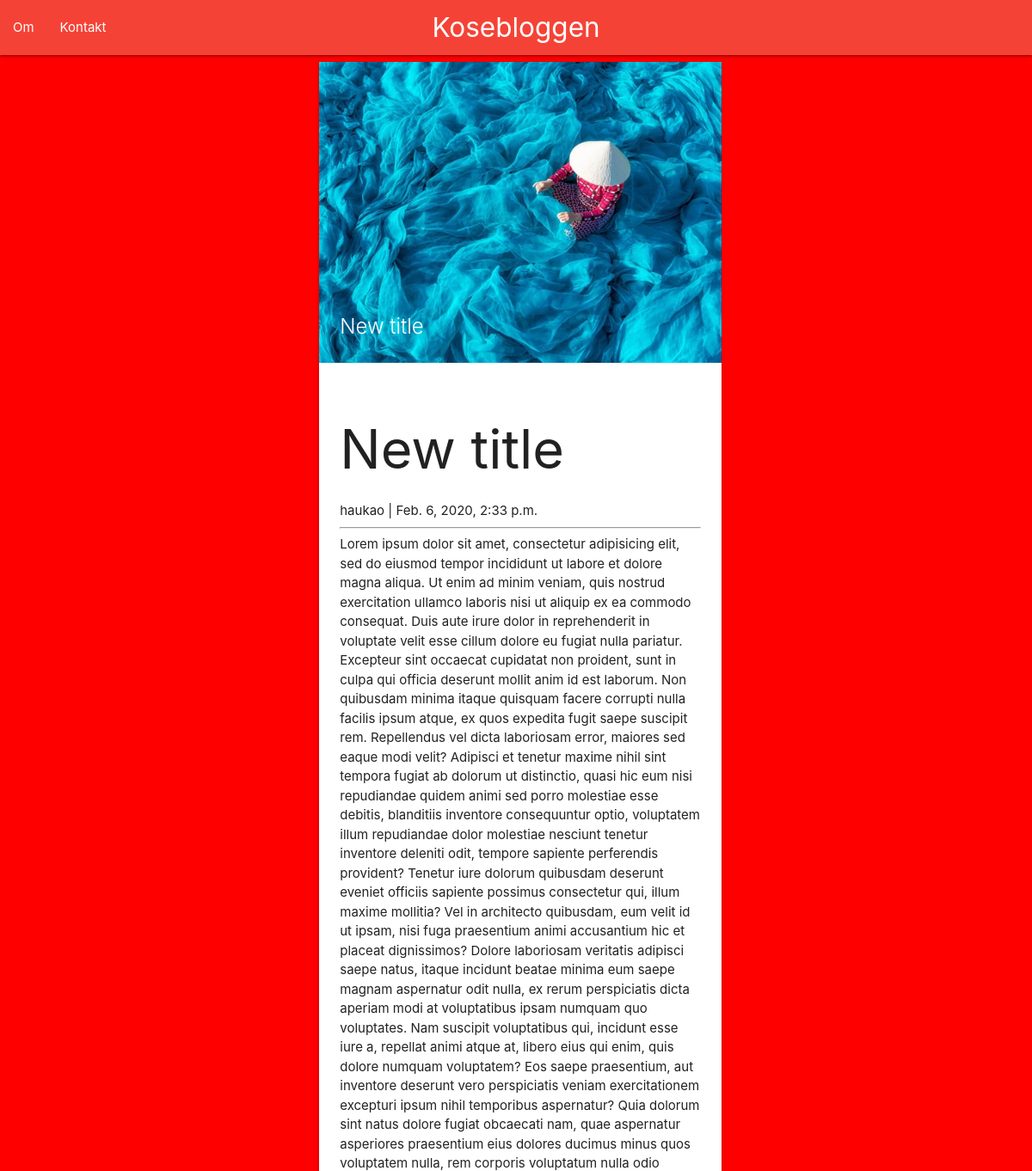
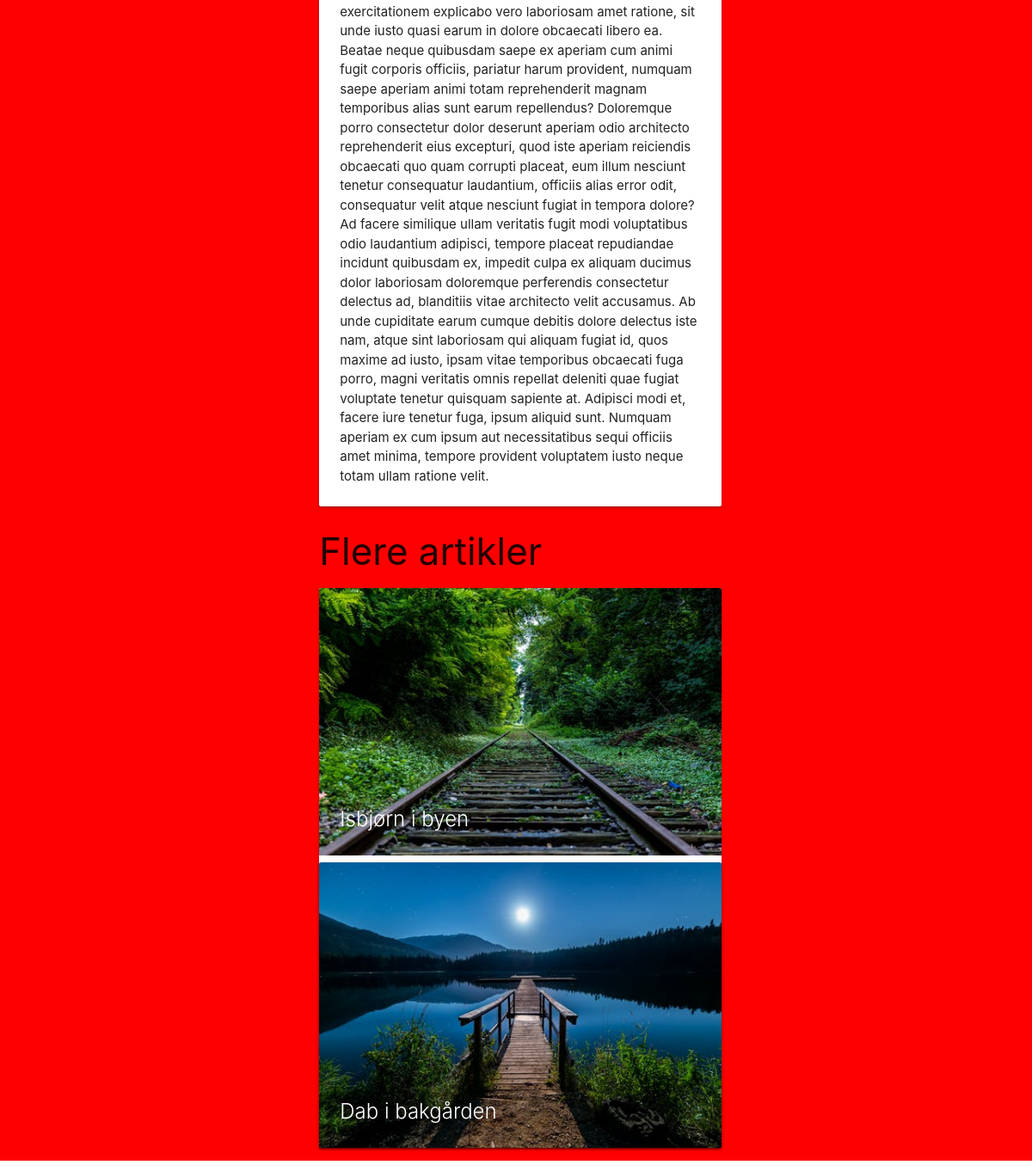
Screenshot of /new-title/ with the database file from the repository (2 pictures, top to bottom).
### blog/models.py (models this page shows, shortened)
class Post(models.Model):
    title = models.CharField(max_length=200, unique=True)
    author = models.ForeignKey(User, on_delete= models.CASCADE)
    slug = models.SlugField(max_length=200, unique=True)
    content = models.TextField()
    created_on = models.DateTimeField(auto_now_add=True)
    photo = models.ImageField(upload_to="gallery")
    class Meta:
        ordering = ['-created_on']

### blog/views.py (the view)
# urls.py: path('<slug:slug>/', views.PostDetail.as_view(), name='post_detail'),
class PostDetail(generic.DetailView):
    model = Post
    template_name = 'blog/post_detail.html'
    def get_context_data(self, **kwargs):
        context = super().get_context_data(**kwargs)
        context['extra_list'] = set(random.choices(Post.objects.exclude(slug = Post.slug), k=3))
        return context

### blog/templates/blog/post_detail.html
{% extends 'blog/base.html' %} {% block content %}
<div style="margin-left: 30%" class="row">
    <div class="col s7 m7">
        <div class="card">
            <div class="card-image">
                <img src="{{post.photo.url}}">
                <div class="card-title center-align">{{ post.title }}</div>
            </div>
            <div class="card-content">
                <h1>{% block title %} {{ object.title }} {% endblock title %}</h1>
                <p>{{ post.author }} | {{ post.created_on}}</p>
                <hr>
                <p>{{post.content | safe}}</p>
            </div>
        </div>
        <h3>Flere artikler</h3>
        {% for p in extra_list %} {% if p.slug != post.slug%}
        <div class="card">
            <div class="card-image">
                <a href="{% url 'post_detail' p.slug  %}"><img src="{{p.photo.url}}"></a>
                <div class="card-title center-align">{{ p.title }}</div>
            </div>
            {% endif %} {% endfor %}
        </div>
    </div>
</div>
{% endblock content %}

### rows the page displays
Post: photo (picture), title "New title", author "haukao", created_on "Feb. 6, 2020, 2:33 p.m.", content "Lorem ipsum dolor sit amet, consectetur adipisicing elit, sed do eiusmod tempor incididunt ut labore et dolore magna aliqua. Ut enim ad minim veniam, quis nostrud exercitation ullamco laboris nisi ut aliquip ex ea commodo consequat. Duis aute irure dolor in reprehenderit in voluptate velit esse cillum dolore eu fugiat nulla pariatur. Excepteur sint occaecat cupidatat non proident, sunt in culpa qui officia deserunt mollit anim id est laborum. Non quibusdam minima itaque quisquam facere corrupti nulla facilis ipsum atque, ex quos expedita fugit saepe suscipit rem. Repellendus vel dicta laboriosam error, maiores sed eaque modi velit? Adipisci et tenetur maxime nihil sint tempora fugiat ab…"
Post: photo (picture), title "Isbjørn i byen"
Post: photo (picture), title "Dab i bakgården"
